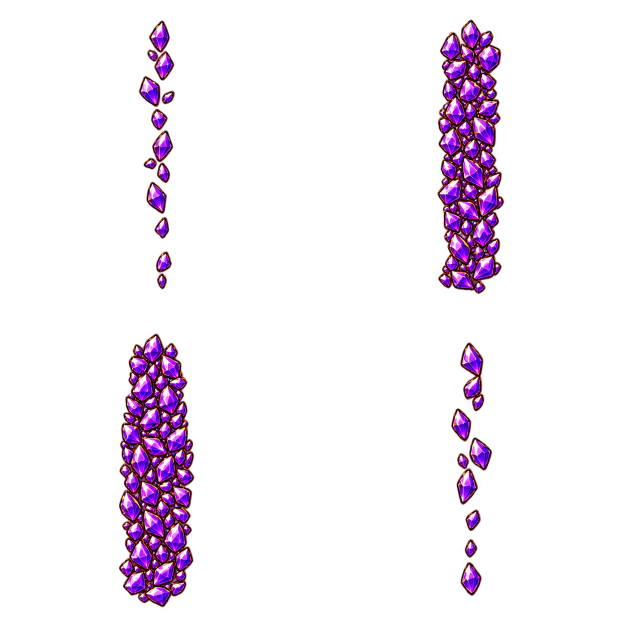
#> input picture assets/source/sites/amethyst/pour-source.png, 1254 x 1254 px (shown at 1/2 size)
$ python normalize_pours.py
#> lines starting #> are read from the running program, lines starting #| are printed output that depends on the picture
"""Normalize generated resource-pour animation candidates to the Gold 2x2 sheet."""

from pathlib import Path

from PIL import Image


ROOT = Path(__file__).resolve().parents[3]
SOURCE = ROOT / "assets/source/sites"
OUTPUT = ROOT / "public/assets/sites"
SITE_IDS = ("amethyst", "ruby", "sapphire", "emerald", "diamond")
SHEET_SIZE = (256, 256)


def normalize(site_id: str) -> None:
#> called with site_id = 'amethyst'
    source = SOURCE / site_id / "pour-source.png"
    destination = OUTPUT / site_id / "pour-sheet.png"
    with Image.open(source) as image:
#> image is the input picture: PIL image 1254x1254 RGBA; mean R, G, B, A 14, 5.4, 14.6, 23.4
        image = image.convert("RGBA")
        if image.width != image.height or image.width % 2:
            raise ValueError(f"{site_id}: expected a square 2x2 source sheet")
        cell_size = image.width // 2
#> cell_size = 627
        sheet = Image.new("RGBA", SHEET_SIZE)
#> sheet: PIL image 256x256 RGBA; every value is 0
        for row in range(2):
            for column in range(2):
                left = column * cell_size
                top = row * cell_size
                frame = image.crop((left, top, left + cell_size, top + cell_size))
                frame = frame.resize((128, 128), Image.Resampling.LANCZOS)
                sheet.alpha_composite(frame, (column * 128, row * 128))
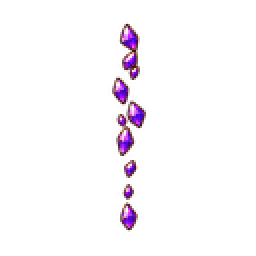
#> frame: PIL image 128x128 RGBA (shown 2 times larger); mean R, G, B, A 6.7, 2.6, 5.7, 8.7; transparent parts drawn white
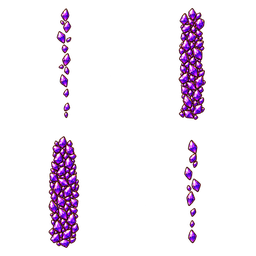
#> sheet: PIL image 256x256 RGBA; mean R, G, B, A 14.6, 5.6, 14, 23.5; transparent parts drawn white
        destination.parent.mkdir(parents=True, exist_ok=True)
        sheet.save(destination, optimize=True)


if __name__ == "__main__":
    for mine_id in SITE_IDS:
        normalize(mine_id)
